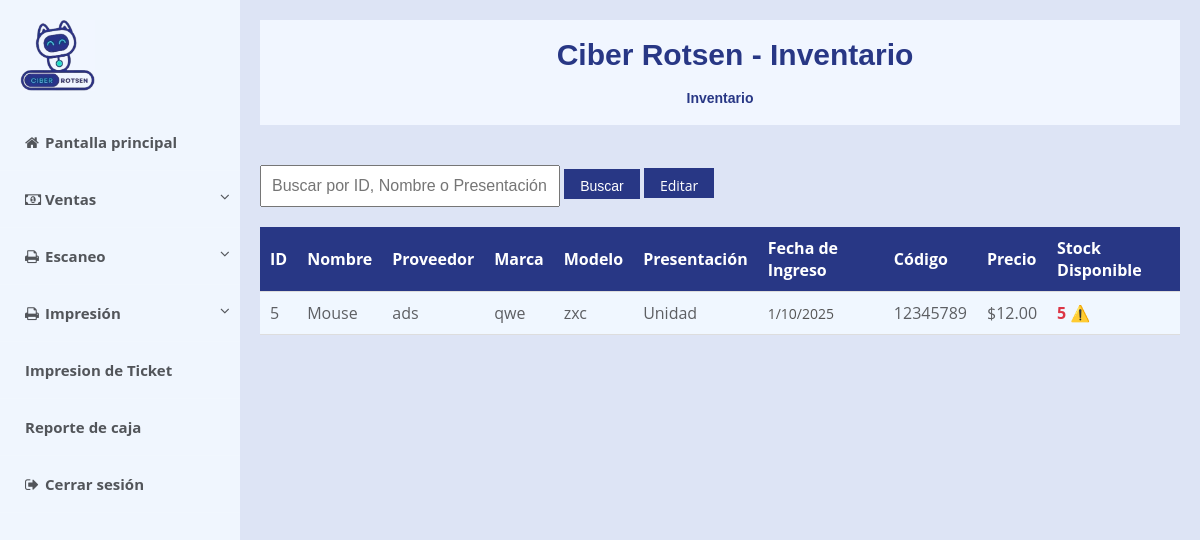
The page /inventario.php (signed in) on the database its author committed.
### tables this page shows
CREATE TABLE `accesorio` (
  `Id_Accesorios` int(11) NOT NULL,
  `Nombre` varchar(50) NOT NULL,
  `Marca` varchar(30) NOT NULL,
  `Modelo` varchar(30) NOT NULL,
  `Precio` decimal(10,2) DEFAULT NULL CHECK (`Precio` >= 0),
  `stockDisponible` int(11) DEFAULT NULL CHECK (`stockDisponible` >= 0),
  `Proveedor` varchar(50) NOT NULL,
  `Codigo` varchar(30) NOT NULL,
  `Presentacion_Producto` varchar(50) NOT NULL,
  `DiaIngreso` int(11) NOT NULL,
  `MesIngreso` int(11) NOT NULL,
  `AnioIngreso` int(11) NOT NULL
);

### inventario.php (the view, shortened to what this page needs)
<?php
require_once __DIR__ . '/conexion.php';
$search = "";
if (isset($_GET['search'])) {
    $search = mysqli_real_escape_string($conexion, $_GET['search']);
    $sql = "SELECT * FROM accesorio
            WHERE Id_Accesorios LIKE '%$search%'
            OR Nombre LIKE '%$search%'
            OR Presentacion_Producto LIKE '%$search%'
            ORDER BY Id_Accesorios";
} else {
    $sql = "SELECT * FROM accesorio ORDER BY Id_Accesorios";
}
$result = $conexion->query($sql);
?>
<!DOCTYPE html>
<html lang="es">
<head>
    <link rel="stylesheet" href="https://cdnjs.cloudflare.com/ajax/libs/font-awesome/4.7.0/css/font-awesome.min.css">
</head>
<body>
       <?php include 'sidebar.php'; ?>
    <div class="container">
        <div class="column" id="columnaTitulo">
            <h1 id="titulo1" class="titulo">Ciber Rotsen - Inventario</h1>
            <h2>Inventario</h2>
        </div>
    </div>
    <div class="container">
        <div class="search-box">
            <form method="GET" action="">
                <input type="text" name="search" placeholder="Buscar por ID, Nombre o Presentación" value="<?php echo htmlspecialchars($search); ?>">
                <button type="submit" class="btn">Buscar</button>
                <a href="/CiberRotsen/ActualizacionStock.php" class="btn">Editar</a>
            </form>
        </div>
<?php if ($result->num_rows > 0) : ?>
    <table>
        <thead>
            <tr>
                <th>ID</th>
                <th>Nombre</th>
                <th>Proveedor</th>
                <th>Marca</th>
                <th>Modelo</th>
                <th>Presentación</th>
                <th>Fecha de Ingreso</th>
                <th>Código</th>
                <th>Precio</th>
                <th>Stock Disponible</th>
            </tr>
        </thead>
        <tbody>
            <?php while ($row = $result->fetch_assoc()) : ?>
                <tr>
                    <form method="POST" action="">
                        <td><?php echo htmlspecialchars($row['Id_Accesorios']); ?></td>
                        <td>
                            <?php echo htmlspecialchars($row['Nombre']); ?>
                        </td>
                        <td>
                            <?php echo htmlspecialchars($row['Proveedor']); ?>
                        </td>
                        <td>
                            <?php echo htmlspecialchars($row['Marca']); ?>
                        </td>
                        <td>
                            <?php echo htmlspecialchars($row['Modelo']); ?>
                        </td>
                        <td>
                            <?php echo htmlspecialchars($row['Presentacion_Producto']); ?>
                        </td>
                        <td>
                            <span class="fecha-display">
                                <?php
                                echo htmlspecialchars($row['DiaIngreso']) . '/' .
                                     htmlspecialchars($row['MesIngreso']) . '/' .
                                     htmlspecialchars($row['AnioIngreso']);
                                ?>
                            </span>
                        </td>
                        <td>
                            <?php echo htmlspecialchars($row['Codigo']); ?>
                        </td>
                        <td>
                            $<?php echo number_format(htmlspecialchars($row['Precio']), 2); ?>
                        </td>
                        <td>
                            <?php
                            $stock = htmlspecialchars($row['stockDisponible']);
                            if ($stock <= 5) {
                                echo '<span style="color: #dc3545; font-weight: bold;">' . $stock . ' ⚠️</span>';
                            } elseif ($stock <= 10) {
                                echo '<span style="color: #ffc107; font-weight: bold;">' . $stock . ' ⚠️</span>';
                            } else {
                                echo '<span style="color: #28a745;">' . $stock . '</span>';
                            }
                            ?>
                        </td>
                    </form>
                </tr>
            <?php endwhile; ?>
        </tbody>
    </table>
<?php endif; ?>
</div>
</body>
</html>

### menuStyleSheet.css (style rules this page uses)
body { color: #5D5F63; background: #dde4f5; font-family: 'Open Sans', sans-serif; padding: 0; margin: 0; text-rendering: optimizeLegibility; -webkit-font-smoothing: antialiased; }
.column { background-color: #f1f6ff; display: grid; grid-template-columns: 1fr 1fr 1fr 1fr; align-items: start; height: 105px; gap: 0px; }
h1 { font-size: 30px; color: #283785; font-family: Verdana, sans-serif; margin: 20px 0px 0px 30px; grid-column: 2 / 4; text-align: center; }
h2 { font-size: 14px; color: #283785; font-family: Verdana, sans-serif; margin: 20px 50px 0px, 0px; grid-column: 2 / 4; text-align: center; }
h1, h2 { line-height: 1; }
.container { margin-left: 240px; padding: 20px; }

### inventario.php (style rules this page uses)
body { color: #5D5F63; background: #dde4f5; font-family: 'Open Sans', sans-serif; padding: 0; margin: 0; text-rendering: optimizeLegibility; -webkit-font-smoothing: antialiased; }
.column { background-color: #f1f6ff; display: grid; grid-template-columns: 1fr 1fr 1fr 1fr; align-items: start; height: 105px; gap: 0px; }
h1 { font-size: 30px; color: #283785; font-family: Verdana, sans-serif; margin: 20px 0px 0px 30px; grid-column: 2 / 4; text-align: center; }
h2 { font-size: 14px; color: #283785; font-family: Verdana, sans-serif; margin: 20px 50px 0px, 0px; grid-column: 2 / 4; text-align: center; }
h1, h2 { line-height: 1; }
.container { margin-left: 240px; padding: 20px; }
table { background-color: #f0f7ff ; width: 100%; border-collapse: collapse; margin-top: 20px; }
th, td { padding: 10px; text-align: left; border-bottom: 1px solid #ddd; }
th { background-color: #283785; color: white; }
input[type="text"], input[type="number"] { width: 100%; padding: 5px; box-sizing: border-box; }
.search-box { margin-bottom: 20px; }
.search-box input { width: 300px; padding: 10px; font-size: 16px; }
.btn { padding: 8px 16px; background-color: #283785; color: white; border: none; cursor: pointer; text-decoration: none; display: inline-block; text-align: center; font-size: 14px; min-width: 60px; height: 30px; line-height: 19px; box-sizing: border-box; }
.fecha-display { font-size: 14px; color: #555; }

### rows shown on the page
accesorio: Id_Accesorios "5", Nombre "Mouse", Proveedor "ads", Marca "qwe", Modelo "zxc", Presentacion_Producto "Unidad", DiaIngreso "1", MesIngreso "10", AnioIngreso "2025", Codigo "12345789", Precio "12.00", stockDisponible "5"
